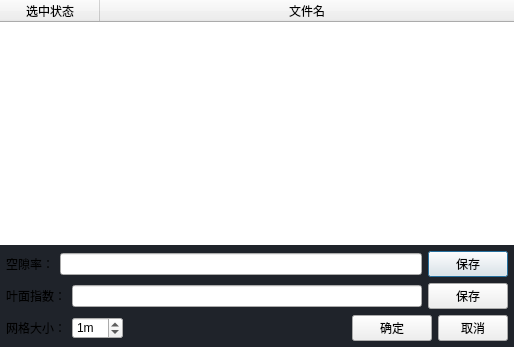
<?xml version="1.0" encoding="UTF-8"?>
<ui version="4.0">
 <class>Dialog</class>
 <widget class="QDialog" name="Dialog">
  <property name="geometry">
   <rect>
    <x>0</x>
    <y>0</y>
    <width>514</width>
    <height>347</height>
   </rect>
  </property>
  <property name="windowTitle">
   <string>空隙率和叶面指数</string>
  </property>
  <property name="styleSheet">
   <string notr="true">QDialog{
	background-color:#1f232a;
}



</string>
  </property>
  <layout class="QVBoxLayout" name="verticalLayout_2">
   <property name="spacing">
    <number>0</number>
   </property>
   <property name="leftMargin">
    <number>0</number>
   </property>
   <property name="topMargin">
    <number>0</number>
   </property>
   <property name="rightMargin">
    <number>0</number>
   </property>
   <property name="bottomMargin">
    <number>0</number>
   </property>
   <item>
    <layout class="QVBoxLayout" name="verticalLayout">
     <property name="spacing">
      <number>6</number>
     </property>
     <item>
      <widget class="QTreeWidget" name="file_tree_widget">
       <property name="styleSheet">
        <string notr="true">QTreeWidget {
                        border: 0.2px solid white; /* 设置描边 */
                        border-radius: 5px; /* 设置圆角 */
                    }

                    QTreeWidget::item {
                        padding: 5px;
            
                    }</string>
       </property>
       <column>
        <property name="text">
         <string>选中状态</string>
        </property>
        <property name="textAlignment">
         <set>AlignCenter</set>
        </property>
       </column>
       <column>
        <property name="text">
         <string>文件名</string>
        </property>
        <property name="textAlignment">
         <set>AlignCenter</set>
        </property>
       </column>
      </widget>
     </item>
     <item>
      <layout class="QHBoxLayout" name="horizontalLayout_4">
       <property name="leftMargin">
        <number>6</number>
       </property>
       <property name="rightMargin">
        <number>6</number>
       </property>
       <item>
        <widget class="QLabel" name="label_5">
         <property name="text">
          <string>空隙率：</string>
         </property>
        </widget>
       </item>
       <item>
        <widget class="QLineEdit" name="file_path_gp"/>
       </item>
       <item>
        <widget class="QPushButton" name="select_file_gp">
         <property name="text">
          <string>保存</string>
         </property>
        </widget>
       </item>
      </layout>
     </item>
     <item>
      <layout class="QHBoxLayout" name="horizontalLayout_3">
       <property name="leftMargin">
        <number>6</number>
       </property>
       <property name="rightMargin">
        <number>6</number>
       </property>
       <item>
        <widget class="QLabel" name="label_4">
         <property name="text">
          <string>叶面指数：</string>
         </property>
        </widget>
       </item>
       <item>
        <widget class="QLineEdit" name="file_path_lai"/>
       </item>
       <item>
        <widget class="QPushButton" name="select_file_lai">
         <property name="text">
          <string>保存</string>
         </property>
        </widget>
       </item>
      </layout>
     </item>
     <item>
      <layout class="QHBoxLayout" name="horizontalLayout_2">
       <property name="leftMargin">
        <number>6</number>
       </property>
       <property name="topMargin">
        <number>0</number>
       </property>
       <property name="rightMargin">
        <number>6</number>
       </property>
       <property name="bottomMargin">
        <number>6</number>
       </property>
       <item>
        <widget class="QLabel" name="label_2">
         <property name="text">
          <string>网格大小：</string>
         </property>
        </widget>
       </item>
       <item>
        <widget class="QSpinBox" name="grid_size">
         <property name="suffix">
          <string>m</string>
         </property>
         <property name="prefix">
          <string/>
         </property>
         <property name="maximum">
          <number>50</number>
         </property>
         <property name="stepType">
          <enum>QAbstractSpinBox::StepType::DefaultStepType</enum>
         </property>
         <property name="value">
          <number>1</number>
         </property>
        </widget>
       </item>
       <item>
        <spacer name="horizontalSpacer_2">
         <property name="orientation">
          <enum>Qt::Orientation::Horizontal</enum>
         </property>
         <property name="sizeHint" stdset="0">
          <size>
           <width>40</width>
           <height>20</height>
          </size>
         </property>
        </spacer>
       </item>
       <item>
        <widget class="QPushButton" name="accept">
         <property name="styleSheet">
          <string notr="true"/>
         </property>
         <property name="text">
          <string>确定</string>
         </property>
        </widget>
       </item>
       <item>
        <widget class="QPushButton" name="reject">
         <property name="maximumSize">
          <size>
           <width>70</width>
           <height>16777215</height>
          </size>
         </property>
         <property name="text">
          <string>取消</string>
         </property>
        </widget>
       </item>
      </layout>
     </item>
    </layout>
   </item>
  </layout>
 </widget>
 <resources>
  <include location="../assets/icons/icon.qrc"/>
 </resources>
 <connections>
  <connection>
   <sender>reject</sender>
   <signal>clicked()</signal>
   <receiver>Dialog</receiver>
   <slot>reject()</slot>
   <hints>
    <hint type="sourcelabel">
     <x>411</x>
     <y>306</y>
    </hint>
    <hint type="destinationlabel">
     <x>276</x>
     <y>-26</y>
    </hint>
   </hints>
  </connection>
  <connection>
   <sender>accept</sender>
   <signal>clicked()</signal>
   <receiver>Dialog</receiver>
   <slot>accept()</slot>
   <hints>
    <hint type="sourcelabel">
     <x>332</x>
     <y>306</y>
    </hint>
    <hint type="destinationlabel">
     <x>336</x>
     <y>-33</y>
    </hint>
   </hints>
  </connection>
 </connections>
</ui>
